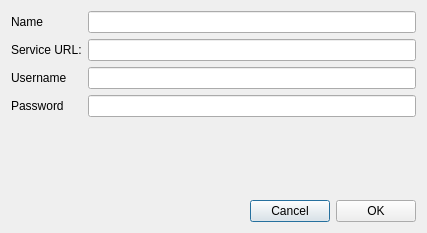
<?xml version="1.0" encoding="UTF-8"?>
<ui version="4.0">
 <class>Input</class>
 <widget class="QDialog" name="Input">
  <property name="geometry">
   <rect>
    <x>0</x>
    <y>0</y>
    <width>427</width>
    <height>233</height>
   </rect>
  </property>
  <property name="windowTitle">
   <string>Dialog</string>
  </property>
  <layout class="QVBoxLayout" name="verticalLayout">
   <item>
    <layout class="QFormLayout" name="formLayout">
     <item row="1" column="1">
      <widget class="QLineEdit" name="serviceURLBox"/>
     </item>
     <item row="1" column="0">
      <widget class="QLabel" name="label">
       <property name="text">
        <string>Service URL:</string>
       </property>
      </widget>
     </item>
     <item row="2" column="0">
      <widget class="QLabel" name="label_2">
       <property name="text">
        <string>Username</string>
       </property>
      </widget>
     </item>
     <item row="3" column="0">
      <widget class="QLabel" name="label_3">
       <property name="text">
        <string>Password</string>
       </property>
      </widget>
     </item>
     <item row="2" column="1">
      <widget class="QLineEdit" name="usernameBox"/>
     </item>
     <item row="3" column="1">
      <widget class="QLineEdit" name="passwordBox"/>
     </item>
     <item row="0" column="1">
      <widget class="QLineEdit" name="nameBox"/>
     </item>
     <item row="0" column="0">
      <widget class="QLabel" name="label_4">
       <property name="text">
        <string>Name</string>
       </property>
      </widget>
     </item>
    </layout>
   </item>
   <item>
    <spacer name="verticalSpacer">
     <property name="orientation">
      <enum>Qt::Vertical</enum>
     </property>
     <property name="sizeHint" stdset="0">
      <size>
       <width>20</width>
       <height>40</height>
      </size>
     </property>
    </spacer>
   </item>
   <item>
    <layout class="QHBoxLayout" name="horizontalLayout">
     <item>
      <spacer name="horizontalSpacer">
       <property name="orientation">
        <enum>Qt::Horizontal</enum>
       </property>
       <property name="sizeHint" stdset="0">
        <size>
         <width>40</width>
         <height>20</height>
        </size>
       </property>
      </spacer>
     </item>
     <item>
      <widget class="QPushButton" name="cancelButton">
       <property name="text">
        <string>Cancel</string>
       </property>
      </widget>
     </item>
     <item>
      <widget class="QPushButton" name="OKButton">
       <property name="text">
        <string>OK</string>
       </property>
      </widget>
     </item>
    </layout>
   </item>
  </layout>
 </widget>
 <resources/>
 <connections/>
</ui>
